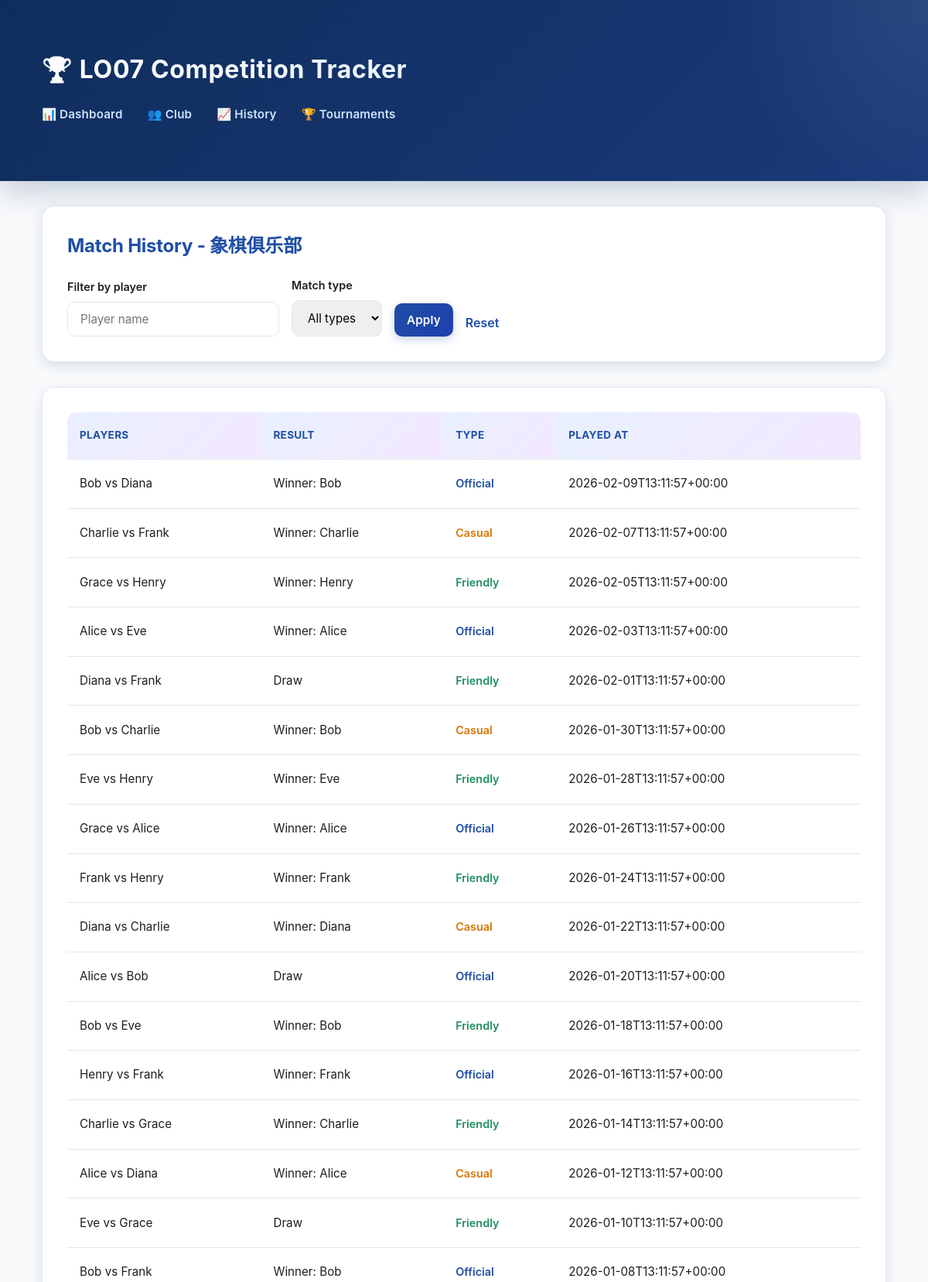
The page /match_history.php?club_id=1 (upper part) on the database its author committed.
### tables this page shows
CREATE TABLE clubs (
            id INTEGER PRIMARY KEY AUTOINCREMENT,
            name TEXT NOT NULL,
            sport TEXT NOT NULL,
            created_by INTEGER NOT NULL,
            created_at TEXT NOT NULL,
            FOREIGN KEY (created_by) REFERENCES users(id)
        );

CREATE TABLE matches (
            id INTEGER PRIMARY KEY AUTOINCREMENT,
            club_id INTEGER NOT NULL,
            player_a_id INTEGER NOT NULL,
            player_b_id INTEGER NOT NULL,
            winner_id INTEGER,
            is_draw INTEGER NOT NULL DEFAULT 0,
            match_type TEXT NOT NULL DEFAULT "friendly",
            played_at TEXT NOT NULL,
            FOREIGN KEY (club_id) REFERENCES clubs(id) ON DELETE CASCADE,
            FOREIGN KEY (player_a_id) REFERENCES users(id),
            FOREIGN KEY (player_b_id) REFERENCES users(id),
            FOREIGN KEY (winner_id) REFERENCES users(id)
        );

### public/match_history.php (called while the page is built, shortened)
<?php
require __DIR__ . '/../app/bootstrap.php';
$clubId = (int) ($_GET['club_id'] ?? 0);
$filter = trim($_GET['player'] ?? '');
$filterType = trim($_GET['type'] ?? '');
$controller = new HistoryController($repo);
$data = $controller->getHistoryData($clubId, $filter, $filterType);
$club = $data['club'];
$matches = $data['matches'];
require __DIR__ . '/../app/views/history.php';
require __DIR__ . '/../app/views/layout.php';

### app/bootstrap.php (called while the page is built, shortened)
<?php
$config = require __DIR__ . '/config/config.php';
require __DIR__ . '/config/db.php';
require __DIR__ . '/models/Repository.php';
require __DIR__ . '/controllers/DashboardController.php';
require __DIR__ . '/controllers/HistoryController.php';
$db = db_connect($config);
$repo = new Repository($db);

### app/controllers/HistoryController.php (called while the page is built)
<?php
class HistoryController
{
    private Repository $repo;
    public function __construct(Repository $repo)
    {
        $this->repo = $repo;
    }
    public function getHistoryData(int $clubId, string $playerFilter, string $typeFilter = ''): array
    {
        return [
            'club' => $this->repo->getClub($clubId),
            'matches' => $this->repo->listMatches($clubId, $playerFilter, $typeFilter),
            'filter' => $playerFilter,
            'filterType' => $typeFilter,
        ];
    }
}

### app/models/Repository.php (called while the page is built, shortened)
<?php
class Repository
{
    private PDO $db;
    public function __construct(PDO $db)
    {
        $this->db = $db;
    }
    public function getClub(int $clubId): ?array
    {
        $stmt = $this->db->prepare(
            'SELECT c.*, u.username AS creator_name
             FROM clubs c
             LEFT JOIN users u ON u.id = c.created_by
             WHERE c.id = :id'
        );
        $stmt->execute(['id' => $clubId]);
        $club = $stmt->fetch(PDO::FETCH_ASSOC);
        return $club ?: null;
    }
    public function listMatches(int $clubId, string $playerFilter = '', string $typeFilter = ''): array
    {
        $playerFilter = trim($playerFilter);
        $typeFilter = trim($typeFilter);
        $sql =
            'SELECT m.*, ua.username AS player_a_name, ub.username AS player_b_name,
                uw.username AS winner_name
             FROM matches m
             JOIN users ua ON ua.id = m.player_a_id
             JOIN users ub ON ub.id = m.player_b_id
             LEFT JOIN users uw ON uw.id = m.winner_id
             WHERE m.club_id = :club_id';
        $params = ['club_id' => $clubId];
        $sql .= ' ORDER BY m.played_at DESC';
        $stmt = $this->db->prepare($sql);
        $stmt->execute($params);
        return $stmt->fetchAll(PDO::FETCH_ASSOC);
    }
}

### app/views/history.php (the view, shortened to what this page needs)
<section class="card">
    <h2>Match History - <?php echo htmlspecialchars($club['name']); ?></h2>
    <form method="get" class="form-inline">
        <label>
            Filter by player
            <input type="text" name="player" value="<?php echo htmlspecialchars($filter); ?>" placeholder="Player name">
        </label>
        <label>
            Match type
            <select name="type">
                <option value="">All types</option>
            </select>
        </label>
        <button type="submit">Apply</button>
        <a class="link" href="match_history.php?club_id=<?php echo (int) $club['id']; ?>">Reset</a>
    </form>
</section>
<section class="card">
    <?php if (empty($matches)) : ?>
        <p>No matches found.</p>
    <?php else : ?>
        <div class="table-wrap">
            <table>
                <thead>
                <tr>
                    <th>Players</th>
                    <th>Result</th>
                    <th>Type</th>
                    <th>Played at</th>
                </tr>
                </thead>
                <tbody>
                <?php foreach ($matches as $match) : ?>
                    <?php
                    $typeLabel = match($match['match_type'] ?? 'friendly') {
                        'official' => 'Official',
                        'casual' => 'Casual',
                        default => 'Friendly'
                    };
                    $typeColor = match($match['match_type'] ?? 'friendly') {
                        'official' => 'var(--blue)',
                        'casual' => 'var(--amber)',
                        default => 'var(--green)'
                    };
                    ?>
                    <tr>
                        <td>
                            <?php echo htmlspecialchars($match['player_a_name']); ?>
                            vs
                            <?php echo htmlspecialchars($match['player_b_name']); ?>
                        </td>
                        <td>
                            <?php if ((int) $match['is_draw'] === 1) : ?>
                                Draw
                            <?php else : ?>
                                Winner: <?php echo htmlspecialchars($match['winner_name'] ?? ''); ?>
                            <?php endif; ?>
                        </td>
                        <td>
                            <span style="
                                color: <?php echo $typeColor; ?>;
                                font-weight: 600;
                                font-size: 0.9rem;
                            ">
                                <?php echo $typeLabel; ?>
                            </span>
                        </td>
                        <td><?php echo htmlspecialchars($match['played_at']); ?></td>
                    </tr>
                <?php endforeach; ?>
                </tbody>
            </table>
        </div>
    <?php endif; ?>
</section>

### public/assets/styles.css (style rules this page uses)
:root { --blue: #1f4ea5; --blue-light: #e8f0ff; --green: #1f8f5f; --green-light: #e8f5ef; --red: #c13b2a; --red-light: #ffe8e5; --amber: #d97706; --amber-light: #fef3e2; --purple: #7c3aed; --purple-light: #f3e8ff; --sky: #0284c7; --sky-light: #e0f2fe; --bg: #f8fafc; --bg-dark: #1e293b; --card: #ffffff; --text: #1b1e23; --muted: #64748b; --border: #e2e8f0; --shadow-sm: 0 2px 6px rgba(15, 45, 92, 0.08); --shadow-md: 0 6px 16px rgba(15, 45, 92, 0.12); --shadow-lg: 0 12px 32px rgba(15, 45, 92, 0.15); }
* { box-sizing: border-box; }
body { margin: 0; font-family: -apple-system, BlinkMacSystemFont, "Segoe UI", "Helvetica Neue", sans-serif; color: var(--text); background: var(--bg); line-height: 1.6; }
.card { background: var(--card); border-radius: 16px; padding: 2rem; margin-bottom: 2rem; box-shadow: var(--shadow-md); transition: all 0.3s ease; border: 1px solid var(--border); position: relative; overflow: hidden; }
.card::before { content: ''; position: absolute; top: 0; left: 0; right: 0; height: 4px; background: linear-gradient(90deg, var(--blue), var(--purple), var(--sky)); transform: scaleX(0); transform-origin: left; transition: transform 0.3s ease; }
.card h2 { margin: 0 0 1.2rem; font-size: 1.5rem; color: var(--blue); font-weight: 700; letter-spacing: -0.01em; }
.form-inline { display: flex; flex-wrap: wrap; gap: 1rem; align-items: flex-end; }
label { display: grid; gap: 0.5rem; font-size: 0.9rem; color: var(--text); font-weight: 600; }
input, select, button { padding: 0.75rem 1rem; border-radius: 10px; border: 1.5px solid var(--border); font-size: 0.95rem; font-family: inherit; transition: all 0.3s ease; }
button { background: linear-gradient(135deg, var(--blue) 0%, #1e40af 100%); color: white; border: none; cursor: pointer; font-weight: 600; letter-spacing: 0.01em; box-shadow: 0 4px 12px rgba(31, 78, 165, 0.25); }
.table-wrap { overflow-x: auto; }
table { width: 100%; border-collapse: collapse; background: var(--card); border-radius: 12px; overflow: hidden; }
th, td { text-align: left; padding: 1.2rem 1rem; border-bottom: 1px solid var(--border); font-size: 0.95rem; line-height: 1.6; }
th { background: linear-gradient(135deg, var(--blue-light) 0%, var(--purple-light) 100%); color: var(--blue); font-weight: 700; letter-spacing: 0.02em; text-transform: uppercase; font-size: 0.85rem; }
tbody tr { transition: all 0.2s ease; }
.link { color: var(--blue); font-weight: 600; text-decoration: none; transition: all 0.2s ease; border-bottom: 2px solid transparent; padding-bottom: 2px; }

### rows shown on the page
clubs: name "象棋俱乐部"
matches: player_a_name "Bob", player_b_name "Diana", winner_name "Bob", match_type "Official", played_at "2026-02-09T13:11:57+00:00"
matches: player_a_name "Charlie", player_b_name "Frank", winner_name "Charlie", match_type "Casual", played_at "2026-02-07T13:11:57+00:00"
matches: player_a_name "Grace", player_b_name "Henry", winner_name "Henry", match_type "Friendly", played_at "2026-02-05T13:11:57+00:00"
matches: player_a_name "Alice", player_b_name "Eve", winner_name "Alice", match_type "Official", played_at "2026-02-03T13:11:57+00:00"
matches: player_a_name "Diana", player_b_name "Frank", is_draw "Draw", match_type "Friendly", played_at "2026-02-01T13:11:57+00:00"
matches: player_a_name "Bob", player_b_name "Charlie", winner_name "Bob", match_type "Casual", played_at "2026-01-30T13:11:57+00:00"
matches: player_a_name "Eve", player_b_name "Henry", winner_name "Eve", match_type "Friendly", played_at "2026-01-28T13:11:57+00:00"
matches: player_a_name "Grace", player_b_name "Alice", winner_name "Alice", match_type "Official", played_at "2026-01-26T13:11:57+00:00"
matches: player_a_name "Frank", player_b_name "Henry", winner_name "Frank", match_type "Friendly", played_at "2026-01-24T13:11:57+00:00"
matches: player_a_name "Diana", player_b_name "Charlie", winner_name "Diana", match_type "Casual", played_at "2026-01-22T13:11:57+00:00"
matches: player_a_name "Alice", player_b_name "Bob", is_draw "Draw", match_type "Official", played_at "2026-01-20T13:11:57+00:00"
matches: player_a_name "Bob", player_b_name "Eve", winner_name "Bob", match_type "Friendly", played_at "2026-01-18T13:11:57+00:00"
matches: player_a_name "Henry", player_b_name "Frank", winner_name "Frank", match_type "Official", played_at "2026-01-16T13:11:57+00:00"
matches: player_a_name "Charlie", player_b_name "Grace", winner_name "Charlie", match_type "Friendly", played_at "2026-01-14T13:11:57+00:00"
matches: player_a_name "Alice", player_b_name "Diana", winner_name "Alice", match_type "Casual", played_at "2026-01-12T13:11:57+00:00"
matches: player_a_name "Eve", player_b_name "Grace", is_draw "Draw", match_type "Friendly", played_at "2026-01-10T13:11:57+00:00"
matches: player_a_name "Bob", player_b_name "Frank", winner_name "Bob", match_type "Official", played_at "2026-01-08T13:11:57+00:00"
